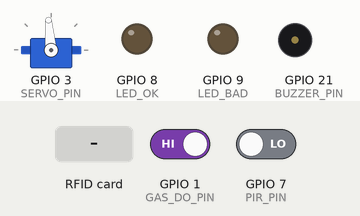
Bench run of a sketch on a simulated ESP32-S3. On the bench: servo, output pins drawn as LEDs (lit = HIGH), buzzer (waves = sounding, pin HIGH). Inputs (shaded band) come from the test bench; at power-on: GPIO 1 (GAS_DO_PIN) HIGH, GPIO 7 (PIR_PIN) LOW. What the sketch prints to the serial monitor is not drawn.

Above: at 1.2 s.
1.3 s: GPIO 1 (GAS_DO_PIN) driven LOW
4.3 s: RFID card 60 80 0E 61 held to the reader
At 7.1 s:
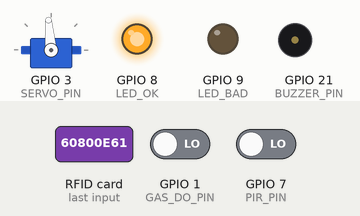
7.3 s: GPIO 1 (GAS_DO_PIN) driven HIGH
At 8.5 s:
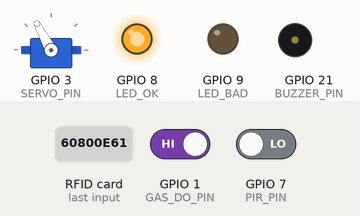
10.2 s: RFID card 5E 7A 19 C4 held to the reader
At 10.42 s:
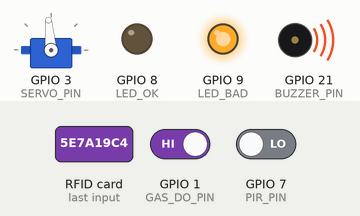
12.1 s: GPIO 7 (PIR_PIN) driven HIGH
At 12.16 s:
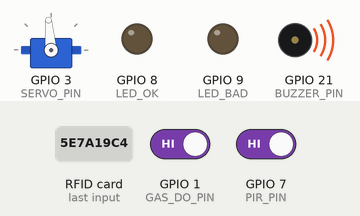
15.1 s: GPIO 7 (PIR_PIN) driven LOW
At 16.0 s:
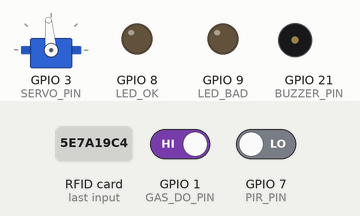
Timing chart, 0 to 17.6 s (numbered marks = the images above; inputs shaded):
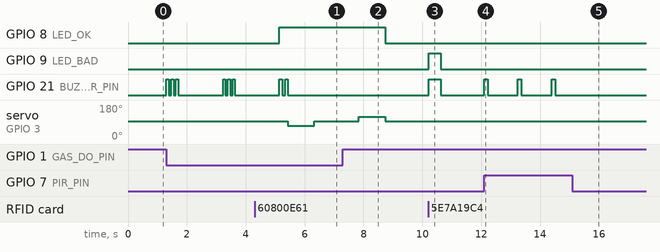

Measured:
- after the input at 4.3 s, GPIO 8 (LED_OK): LOW → HIGH after 0.83 s; servo on GPIO 3 (SERVO_PIN): 95° → 71° after 1.1 s, → 95° 0.90 s later
- after the input at 7.3 s, GPIO 21 (BUZZER_PIN): stops changing and stays LOW
- after the input at 10.2 s, GPIO 9 (LED_BAD), GPIO 21 (BUZZER_PIN): LOW → HIGH at once, → LOW 0.40 s later
- after the input at 12.1 s, GPIO 21 (BUZZER_PIN): alternates HIGH for 0.12 s and LOW for 1.0 s, starting at once
- after the input at 15.1 s, GPIO 21 (BUZZER_PIN): stops changing and stays LOW
- by itself, GPIO 21 (BUZZER_PIN): alternates HIGH for 0.10 s and LOW for 0.10 s, 4 changes in all, then stays LOW

The sketch:

Smart_home_mohamed_dec27a.ino
```cpp
#include <SPI.h>
#include <MFRC522.h>
#include <ESP32Servo.h>

/* ================== PINS ================== */
// RFID (same as your working test)
#define SS_PIN   10
#define RST_PIN  2

// Servo
#define SERVO_PIN 3

// LEDs
#define LED_OK   8   // green
#define LED_BAD  9   // orange

// Buzzer
#define BUZZER_PIN 21

// Sensors
#define PIR_PIN     7
#define GAS_DO_PIN  1

/* ================== RFID ================== */
MFRC522 rfid(SS_PIN, RST_PIN);

// Your accepted card UID
byte ACCEPT_UID[4] = { 0x60, 0x80, 0x0E, 0x61 };

/* ================== SERVO ================== */
Servo door;

/*
  Continuous servo rules:
  - STOP is the "neutral" pulse (often ~1500 but can be different!)
  - Open/Close are made by adding/subtracting speed from STOP
*/
#define SERVO_STOP_US 1500     // if directions act weird, try 1470 or 1530

// SPEED (bigger number = faster spin). 120..300 typical.
#define SERVO_SPEED_US 250

// CHANGE THESE TIMES to increase movement (your "door angle")
#define OPEN_TIME_MS   900     // ⬅ increase for bigger opening
#define CLOSE_TIME_MS  900     // ⬅ increase for bigger closing

// If servo moves the wrong direction, flip this from 0 to 1
#define INVERT_DIR 0

int servoOpenUS() {
  // Anti-clockwise vs clockwise depends on your servo
  // This formula guarantees opposite directions around STOP
  return INVERT_DIR ? (SERVO_STOP_US + SERVO_SPEED_US) : (SERVO_STOP_US - SERVO_SPEED_US);
}
int servoCloseUS() {
  return INVERT_DIR ? (SERVO_STOP_US - SERVO_SPEED_US) : (SERVO_STOP_US + SERVO_SPEED_US);
}

/* ================== HELPERS ================== */
void beep(int ms) {
  digitalWrite(BUZZER_PIN, HIGH);
  delay(ms);
  digitalWrite(BUZZER_PIN, LOW);
}

bool uidMatch(byte *uid) {
  for (int i = 0; i < 4; i++) {
    if (uid[i] != ACCEPT_UID[i]) return false;
  }
  return true;
}

void doorStop() {
  door.writeMicroseconds(SERVO_STOP_US);
}

void doorOpen() {
  door.writeMicroseconds(servoOpenUS());
  delay(OPEN_TIME_MS);
  doorStop();
}

void doorClose() {
  door.writeMicroseconds(servoCloseUS());
  delay(CLOSE_TIME_MS);
  doorStop();
}

/* ================== SETUP ================== */
void setup() {
  Serial.begin(115200);

  pinMode(LED_OK, OUTPUT);
  pinMode(LED_BAD, OUTPUT);
  pinMode(BUZZER_PIN, OUTPUT);
  pinMode(PIR_PIN, INPUT);
  pinMode(GAS_DO_PIN, INPUT);

  digitalWrite(LED_OK, LOW);
  digitalWrite(LED_BAD, LOW);
  digitalWrite(BUZZER_PIN, LOW);

  // Servo
  door.setPeriodHertz(50);
  door.attach(SERVO_PIN, 500, 2400);
  doorStop();

  // RFID
  SPI.begin();
  rfid.PCD_Init();

  Serial.println("SYSTEM READY");
}

/* ================== LOOP ================== */
void loop() {

  /* ---------- PIR (beep once per motion) ---------- */
  if (digitalRead(PIR_PIN) == HIGH) {
    beep(120);
    delay(1000); // cooldown so it doesn't spam
  }

  /* ---------- GAS (3 short beeps) ---------- */
  if (digitalRead(GAS_DO_PIN) == LOW) {
    beep(80); delay(80);
    beep(80); delay(80);
    beep(80);
    delay(1500); // cooldown
  }

  /* ---------- RFID ---------- */
  if (rfid.PICC_IsNewCardPresent() && rfid.PICC_ReadCardSerial()) {

    bool ok = uidMatch(rfid.uid.uidByte);

    if (ok) {
      digitalWrite(LED_OK, HIGH);
      beep(100); delay(100); beep(100);

      doorOpen();
      delay(1500);
      doorClose();

      digitalWrite(LED_OK, LOW);

    } else {
      digitalWrite(LED_BAD, HIGH);
      beep(400);
      digitalWrite(LED_BAD, LOW);
    }

    rfid.PICC_HaltA();
    rfid.PCD_StopCrypto1();
  }
}
```
